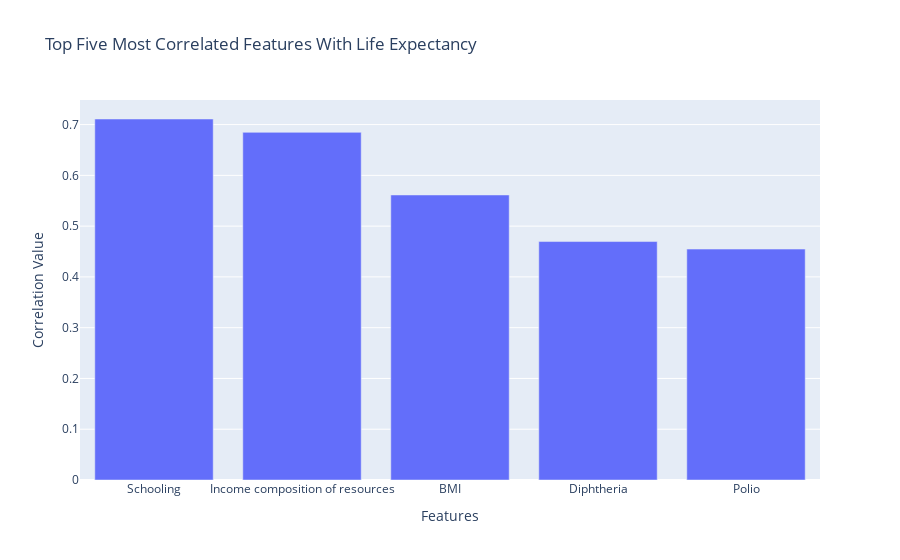

This figure's notebook cell:
### Markdown cell above
## Correlation Matrix for Numerical Features

### Code cell
#Correlation between Life Expectancy and Other Columns
corr_by_expectancy = num_train.corr()['Life expectancy'].sort_values(ascending = False)
display(corr_by_expectancy)
#Let's see a plot of the Top Five Most Correlated Features With Life Expectancy
fig = px.bar(corr_by_expectancy[1:6], x = corr_by_expectancy[1:6].index, y = corr_by_expectancy[1:6].values,
             title = "Top Five Most Correlated Features With Life Expectancy")
fig.update_layout(xaxis_title = "Features", yaxis_title = "Correlation Value")
fig.show()

### Figure 1 — Plotly figure (JSON) as saved in the notebook; plotly's stock layout.template omitted (floating-point values rounded to 4 significant figures)
{"data": [{"hovertemplate": "x=%{x}<br>y=%{y}<extra></extra>", "legendgroup": "", "marker": {"color": "#636efa", "pattern": {"shape": ""}}, "name": "", "orientation": "v", "showlegend": false, "textposition": "auto", "type": "bar", "x": ["Schooling", "Income composition of resources", "BMI", "Diphtheria", "Polio"], "xaxis": "x", "y": [0.711, 0.6847, 0.5614, 0.4697, 0.4548], "yaxis": "y"}], "layout": {"barmode": "relative", "legend": {"tracegroupgap": 0}, "title": {"text": "Top Five Most Correlated Features With Life Expectancy"}, "xaxis": {"anchor": "y", "domain": [0, 1], "title": {"text": "Features"}}, "yaxis": {"anchor": "x", "domain": [0, 1], "title": {"text": "Correlation Value"}}}}
